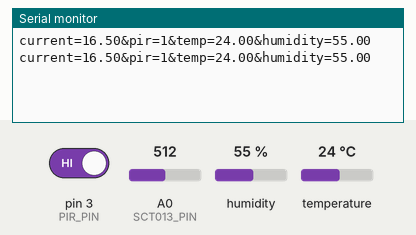
Recording of a sketch running on a simulated Arduino Uno, built with avr-gcc and run on an emulated ATmega328P. Parts: the last lines printed to the serial monitor. The inputs (shaded band) are chosen by the test bench; at power-on: humidity 55 %, A0 (SCT013_PIN) = 512, pin 3 (PIR_PIN) HIGH, temperature 24 °C.

Above: at 5.8 s.
5.9 s: humidity set to 22 %
At 7.5 s:
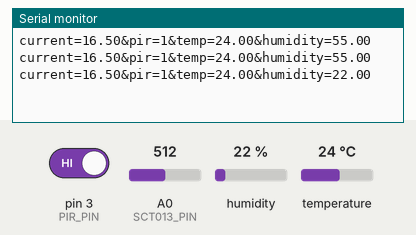
9.0 s: A0 (SCT013_PIN) set to 716
At 9.9 s:
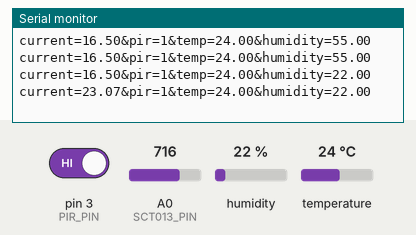
12.1 s: pin 3 (PIR_PIN) driven LOW
At 13.6 s:
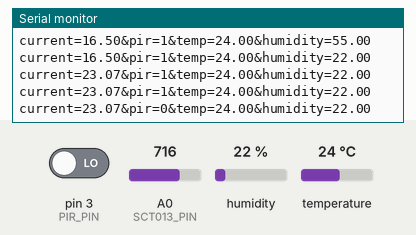
15.2 s: temperature set to 12 °C
At 16.1 s:
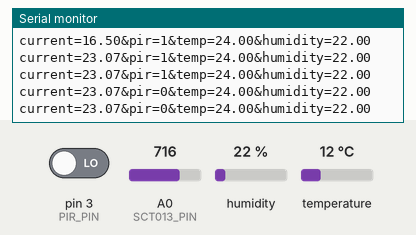
18.3 s: A0 (SCT013_PIN) set to 900
At 19.7 s:
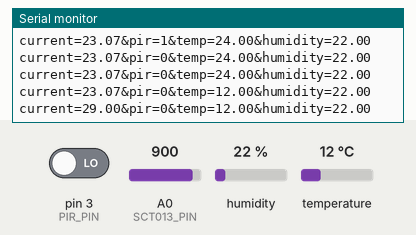
21.4 s: pin 3 (PIR_PIN) driven HIGH
At 24.6 s:
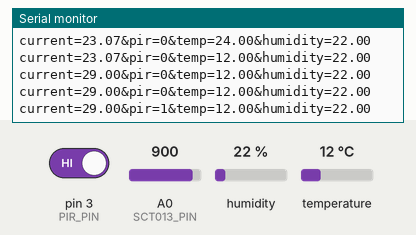
Timing chart, 0 to 25.5 s (numbered marks = the images above; inputs shaded):
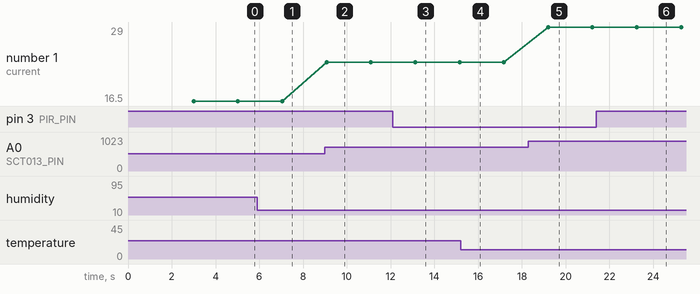

The sketch:

arduino.ino
```cpp
// Combined Code for SCT-013, DHT11, Relay, and PIR HC-SR501
#include <DHT.h>

// Pin definitions
#define SCT013_PIN A0   // SCT-013 connected to analog pin A0
#define DHT_PIN 2       // DHT11 connected to digital pin 2
#define DHT_TYPE DHT11  // Define the sensor type as DHT11
#define PIR_PIN 3       // PIR sensor connected to digital pin 3

// Create DHT instance
DHT dht(DHT_PIN, DHT_TYPE);

// Timing variables
unsigned long previousMillisHour = 0;
const unsigned long hourInterval = 2000;
float accumulatedKWh = 0.0;

void setup() {
    Serial.begin(115200);
    dht.begin();  // Initialize DHT11
    pinMode(PIR_PIN, INPUT);    // Set PIR sensor pin as input
    pinMode(SCT013_PIN, INPUT); // Set SCT-013 pin as input
}

void readPIR() {
    int motionDetected = digitalRead(PIR_PIN);
    Serial.print("&pir=");
    Serial.print(motionDetected);
}

void readTemperatureHumidity() {
    float temperature = dht.readTemperature();
    float humidity = dht.readHumidity();
    Serial.print("&temp="); Serial.print(temperature);
    Serial.print("&humidity="); Serial.print(humidity);
}

void readCurrent() {
    int analogValue = analogRead(SCT013_PIN);
    float voltage = (analogValue / 1024.0) * 5.0;
    float current = voltage * 30.0;  // Calibration factor for SCT-013
    float powerKW = (220.0 * current) / 1000.0; // Assuming 220V supply
    Serial.print("current="); Serial.print(powerKW);
}

void loop() {
    unsigned long currentMillis = millis();

    if (currentMillis - previousMillisHour >= hourInterval) {
        previousMillisHour = currentMillis;
        readCurrent();
        readPIR();
        readTemperatureHumidity();
        Serial.println();
        accumulatedKWh = 0.0;
    }

    delay(1000); // Prevents flooding the serial monitor
}
```

Measured:
- after the input at 5.9 s, the serial monitor: prints a new line after 1.2 s (image 1)
- after the input at 9.0 s, the serial monitor: prints a new line after 0.08 s (image 2)
- after the input at 12.1 s, the serial monitor: prints a new line after 1.0 s (image 3)
- after the input at 18.3 s, the serial monitor: prints a new line after 0.90 s (image 5)
- after the input at 21.4 s, the serial monitor: prints a new line after 1.9 s (image 6)
- plotted number 1: 16.5 → 23.07 after the input at 9.0 s, 23.07 → 29 after the input at 18.3 s
